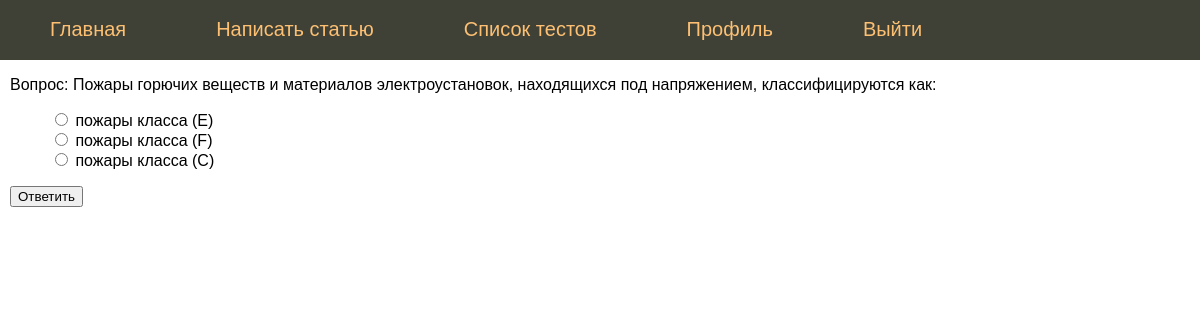
The page /test/3/testing (signed in) on the database its author committed.
### models.py (models this page shows)
class Questions(db.Model):
    __tablename__ = 'questions'
    id = db.Column(db.Integer, primary_key=True)
    q_text = db.Column(db.Text)
    test_id = db.Column(db.Integer, db.ForeignKey('tests.id'))
    answers = relationship("Answers")

class Answers(db.Model):
    __tablename__ = 'answers'
    id = db.Column(db.Integer, primary_key=True)
    question_id = db.Column(db.Integer, db.ForeignKey('questions.id'))
    a_text = db.Column(db.String(100))
    correct_a = db.Column(db.Boolean)

### app.py (the view)
@app.route("/test/<test_id>/testing", methods=["GET", "POST"])
@login_required
def testing(test_id):
    if not dostup_k_test(current_user.id, test_id, db.session):
        abort(403)
    acte = find_actually_testing(current_user.id, test_id, db.session)
    if request.method == "POST":
        check_answer(answer_id=request.form['answer_id'],testing_id=acte.id, session=db.session)
    q=get_question(current_user.id, test_id, db.session)
    if q == None:
        return render_template('result.html',rating=int(acte.rating),zaloginen=current_user.is_authenticated,result=acte.result)
    return render_template('testing.html', question=q, zaloginen=current_user.is_authenticated)

### app.py (called while the page is built)
@login_manager.user_loader
def load_user(user_id):
    return db.session.query(models.Users).filter(models.Users.id == user_id).first()

### common.py (called while the page is built, shortened)
def dostup_k_test(user_id, test_id, session):
    p = session.query(models.User_test).\
        filter(models.User_test.user_id == user_id).\
        filter(models.User_test.test_id == test_id).first()
    if p is None:
        return False
    else:
        return True

def find_actually_testing(user_id, test_id, session):
    nt = session.query(models.Testing). \
        join(models.User_test, models.User_test.test_id == models.Testing.test_id). \
        filter(models.Testing.end_date == None). \
        filter(models.User_test.user_id == user_id). \
        filter(models.User_test.test_id == test_id). \
        filter(models.User_test.date_create <= models.Testing.start_date).first()
    return nt

def get_question(user_id, test_id, session):
    q = find_actually_testing(user_id, test_id, session)
    if q == None:
        return None
    mq = session.query(models.Tests).filter(models.Tests.id==test_id).first()
    if q.current_question_id is not None:
        return q.current_question

### templates/testing.html (shortened to what this page needs)
{% extends 'layout.html' %}
{% block content %}
    <p>Вопрос: {{ question.q_text }}</p>
    <form action="" method="post">
        <ul class="profile-info">
            {% for answ in question.answers %}
            <li>
                <div>
                    <input type="radio" value={{answ.id}} name="answer_id">
                    <label>{{ answ.a_text }}</label>
                </div>
            </li>
            {% endfor %}
        </ul>
        <input type="submit" value="Ответить" />
    </form>
{% endblock %}

### static/css/styles.css (style rules this page uses)
html, body { font-family: 'Arial'; margin: 0; padding: 0; height: 100%; width: 100%; }
.profile-info { list-style: none; }

### rows shown on the page
Questions: q_text "Пожары горючих веществ и материалов электроустановок, находящихся под напряжением, классифицируются как:"
Answers: a_text "пожары класса (Е)"
Answers: a_text "пожары класса (F)"
Answers: a_text "пожары класса (С)"
